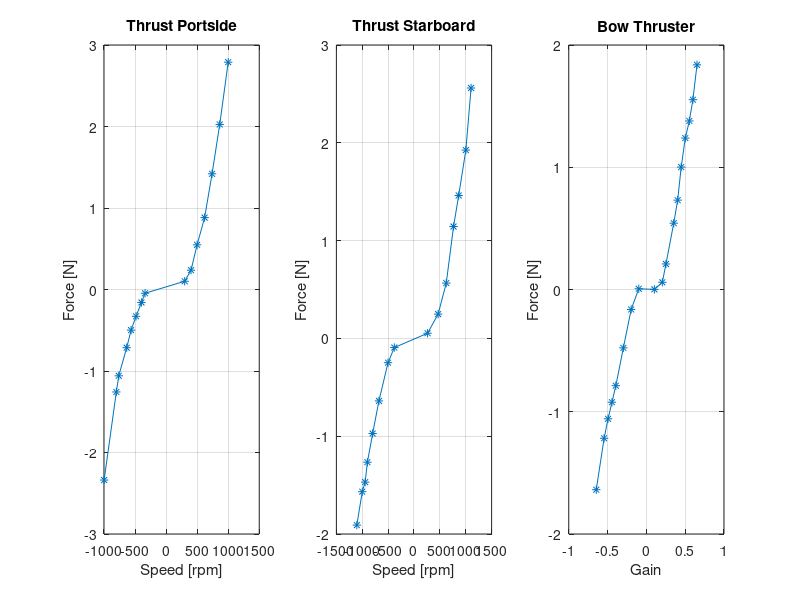

This figure's MATLAB source: (Note: this script raises an error after producing the figure.)
close all;clear;clc;
thrust_Raw=load('data_Thrust.mat');
thrust_plot_fig=figure();
subplot(1,3,1);
plot(thrust_Raw.data_Thrust_ps(:,1),thrust_Raw.data_Thrust_ps(:,2),'*-');
title("Thrust Portside");
grid on; xlabel("Speed [rpm]"); ylabel("Force [N]");
subplot(1,3,2);
plot(thrust_Raw.data_Thrust_sb(:,1),thrust_Raw.data_Thrust_sb(:,2),'*-');
title("Thrust Starboard");
grid on; xlabel("Speed [rpm]"); ylabel("Force [N]");
subplot(1,3,3);
plot(thrust_Raw.data_Thrust_bow(:,1),thrust_Raw.data_Thrust_bow(:,2),'*-');
title("Bow Thruster");
grid on; xlabel("Gain"); ylabel("Force [N]");
thrust_plot_fig.Position=[100,100,800,300];